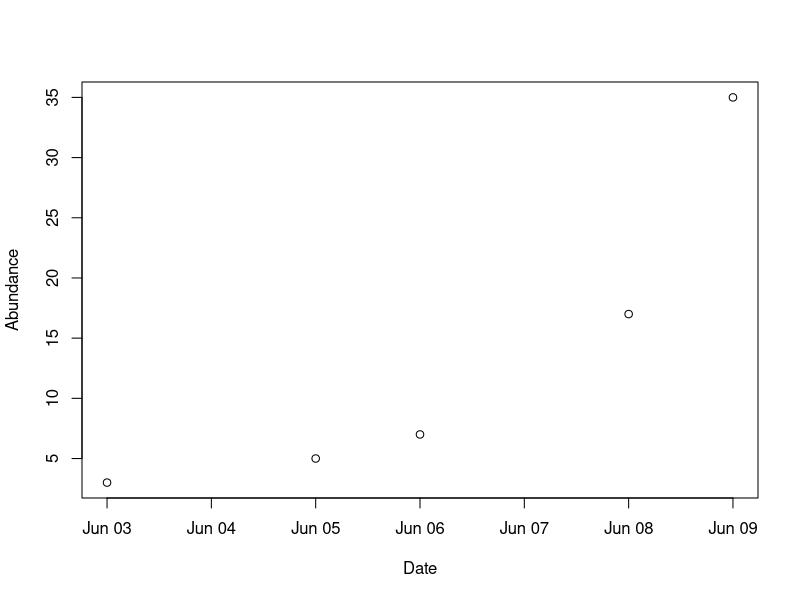
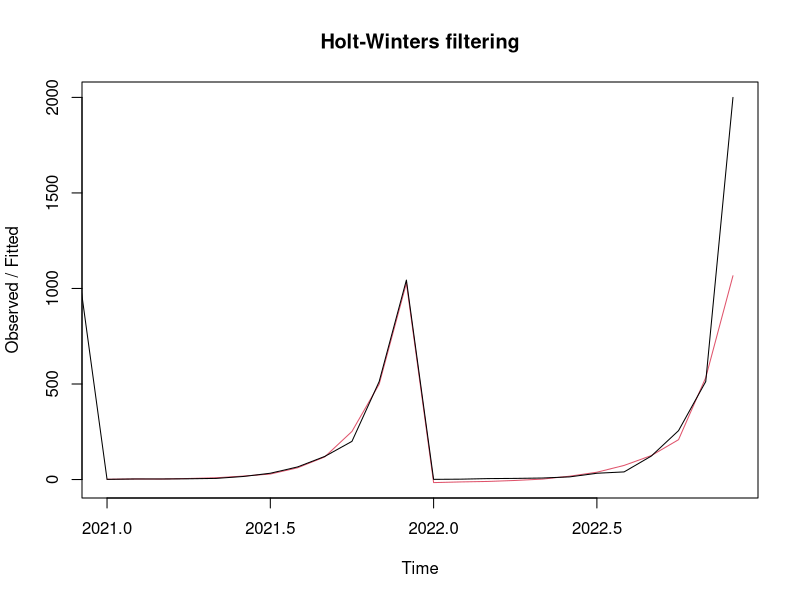
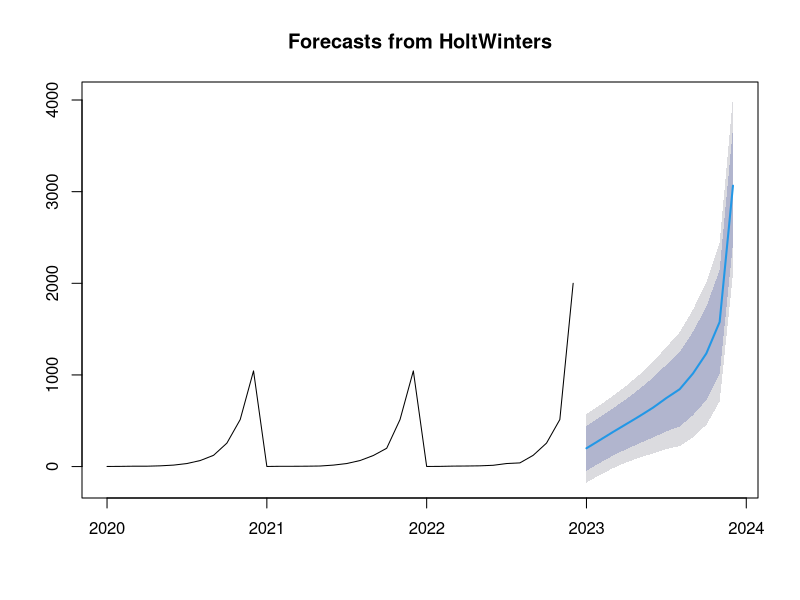

These figures' R source, in order:
#' Code for completing the second carousel challenge during the
#' WHOI Summer Math Review session on R programming on
#' 16 August 2023.
#' 
#' I’ve been measuring the abundance of an invertebrate 
#' species in a local tidepool. 
#' I suspect the abundance might have an exponential distribution. 
#' My data are arranged as dates and abundance values.
#' How should I build an exponential model?
#' 
#' 
#' The data for this exercise is stored in `../data/carousel_2.csv`

seasonal_data=read.csv("data/carousel_2.csv")
## this includes 2 species...
summary(lm(Abundance~Date,data=seasonal_data))

summary(lm(Abundance~Date,
           data=seasonal_data[seasonal_data$Species=="SpeciesA",]))

## what could be wrong with our model?

seasonal_data$DiffTime = difftime(as.Date(seasonal_data$Date,
                                       format="%Y-%m-%d"),min(as.Date(seasonal_data$Date,
                                                                      format="%Y-%m-%d")))

seasonal_data$DateNormalized = as.Date(seasonal_data$Date,
                                                format="%Y-%m-%d")
plot(x=seasonal_data[seasonal_data$Species=="SpeciesA",
                     "DateNormalized"],
     y=seasonal_data[seasonal_data$Species=="SpeciesA",
                     "Abundance"],
     xlab="Date",ylab="Abundance")
summary(lm(Abundance~DateNormalized,data=seasonal_data))
summary(lm(Abundance~DateNormalized,data=seasonal_data[seasonal_data$Species=="SpeciesA",]))
summary(lm(log(Abundance)~DateNormalized,data=seasonal_data[seasonal_data$Species=="SpeciesA",]))

## A really useful approach for making predictions
## from exponential time-series data.

# this approach takes into account seasonal variability and
# periodicity.
myts <- ts(c(1,2,4,4,8,16,33,66,123,256,513,1044,
             1,3,3,4,6,16,33,66,121,200,513,1044,
             1,2,5,6,8,14,33,40,123,256,513,2000), start=c(2020, 1), 
           end=c(2022, 12), frequency=12)
fit <- HoltWinters(myts, beta=FALSE, gamma=FALSE)
fit <- HoltWinters(myts)

plot(fit)

library(forecast)
accuracy(forecast(fit, 3))

forecast(fit, 3)
plot(forecast(fit, 12))

